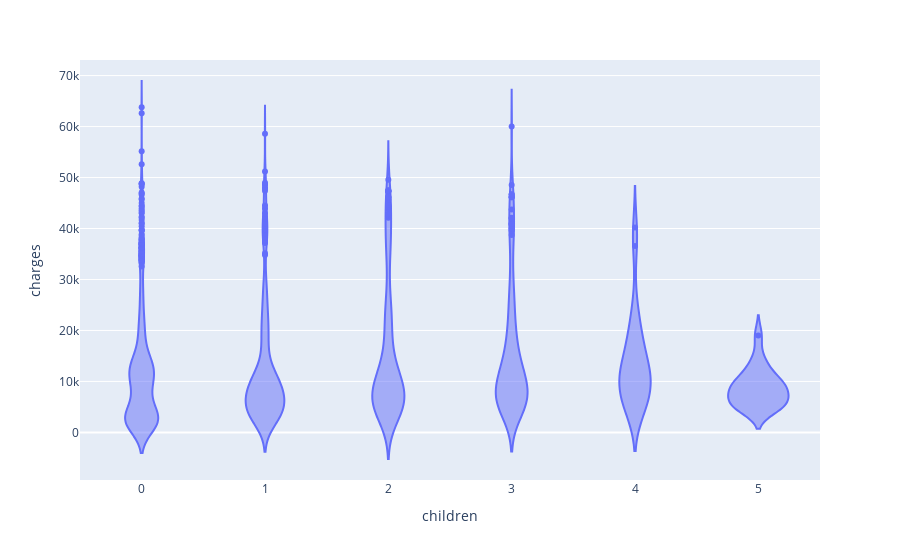

The notebook cell this image was saved under:
### Code cell
px.violin(medical_df, x='children',y='charges')

### Figure 1 — Plotly figure (JSON) as saved in the notebook; plotly's stock layout.template omitted (floating-point values rounded to 4 significant figures; data arrays with more than 128 entries replaced by an {"elided": "..."} marker saying what was removed)
{"data": [{"alignmentgroup": "True", "box": {"visible": false}, "hovertemplate": "children=%{x}<br>charges=%{y}<extra></extra>", "legendgroup": "", "marker": {"color": "#636efa"}, "name": "", "offsetgroup": "", "orientation": "v", "scalegroup": "True", "showlegend": false, "type": "violin", "x": {"elided": "1338 int values"}, "x0": " ", "xaxis": "x", "y": {"elided": "1338 float values"}, "y0": " ", "yaxis": "y"}], "layout": {"autosize": true, "legend": {"tracegroupgap": 0}, "margin": {"t": 60}, "violinmode": "group", "xaxis": {"anchor": "y", "autorange": true, "domain": [0, 1], "range": [-0.5, 5.5], "title": {"text": "children"}, "type": "linear"}, "yaxis": {"anchor": "x", "autorange": true, "domain": [0, 1], "range": [-9330.0, 73050.0], "title": {"text": "charges"}, "type": "linear"}}}
